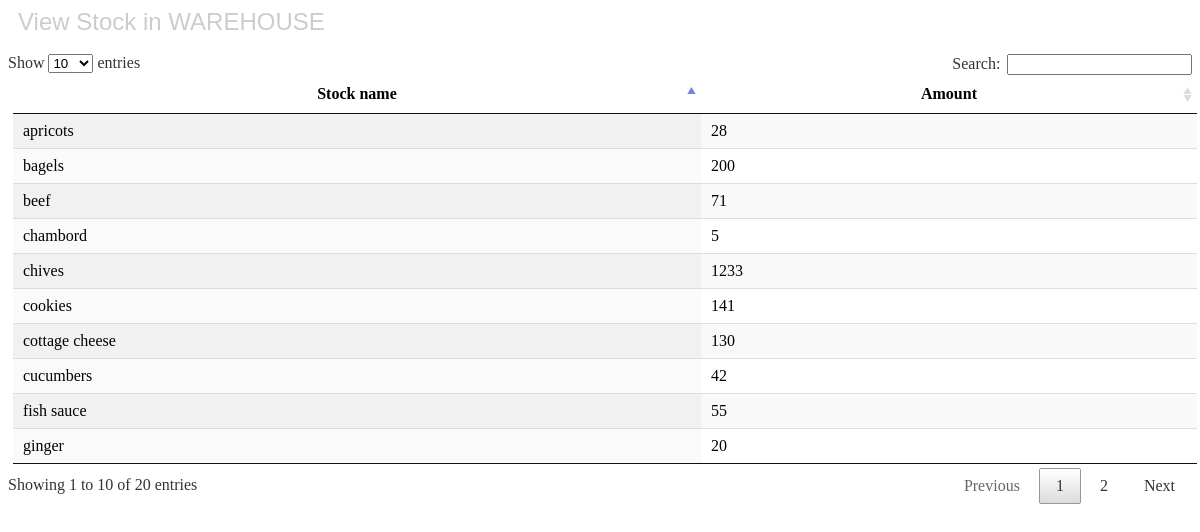
Page /wstock.php on the committed database.
### tables this page shows
CREATE TABLE `warehousestock` (
  `WarehouseStockId` int(11) UNSIGNED NOT NULL,
  `WarehouseStaffId` int(11) DEFAULT NULL,
  `StockId` int(11) DEFAULT NULL,
  `Amount` int(11) DEFAULT NULL
);

CREATE TABLE `stock` (
  `StockId` int(11) UNSIGNED NOT NULL,
  `ManagerId` int(11) DEFAULT NULL,
  `Name` varchar(255) DEFAULT NULL
);

### wstock.php (the view, shortened to what this page needs)
<!DOCTYPE html>
<html>
<head>
    <link rel="stylesheet" type="text/css" href="../itp4513/css/info_style.css">
    <link rel="stylesheet" type="text/css" href="../itp4513/css/dataTable/jquery.dataTables.min.css">
</head>
<body>
	<div class="top_title">
    	View Stock in WAREHOUSE
    </div>
    <br/>
    <div class = "table">
        <table id="stock_tb" class="display">
            <thead>
            <tr>
                <th>Stock name</th>
                <th>Amount</th>
            </tr>
            </thead>
            <?php
            require_once('conn.php');
            $sql = "SELECT s.Name,ws.Amount FROM stock s,warehousestock ws
                WHERE s.StockId = ws.StockId";
            $rs = mysqli_query($conn, $sql);
            while ($rc = mysqli_fetch_assoc($rs)) {
                printf('
                <tr>
                    <td>%s</td>
                    <td>%s</td>
                </tr>',
               $rc['Name'],
               $rc['Amount']);
            }
            ?>
        </table>
    </div>
</body>
</html>

### css/info_style.css (style rules this page uses)
.top_title { font-size: 24px; font-family:"Trebuchet MS", Arial, Helvetica, sans-serif; color:#CCC; margin-left: 10px; }

### rows in the picture
warehousestock: StockId.Name "ginger", Amount "20"
warehousestock: StockId.Name "chambord", Amount "5"
warehousestock: StockId.Name "apricots", Amount "28"
warehousestock: StockId.Name "cottage cheese", Amount "130"
warehousestock: StockId.Name "beef", Amount "71"
warehousestock: StockId.Name "cookies", Amount "141"
warehousestock: StockId.Name "chives", Amount "1233"
warehousestock: StockId.Name "fish sauce", Amount "55"
warehousestock: StockId.Name "bagels", Amount "200"
warehousestock: StockId.Name "cucumbers", Amount "42"
